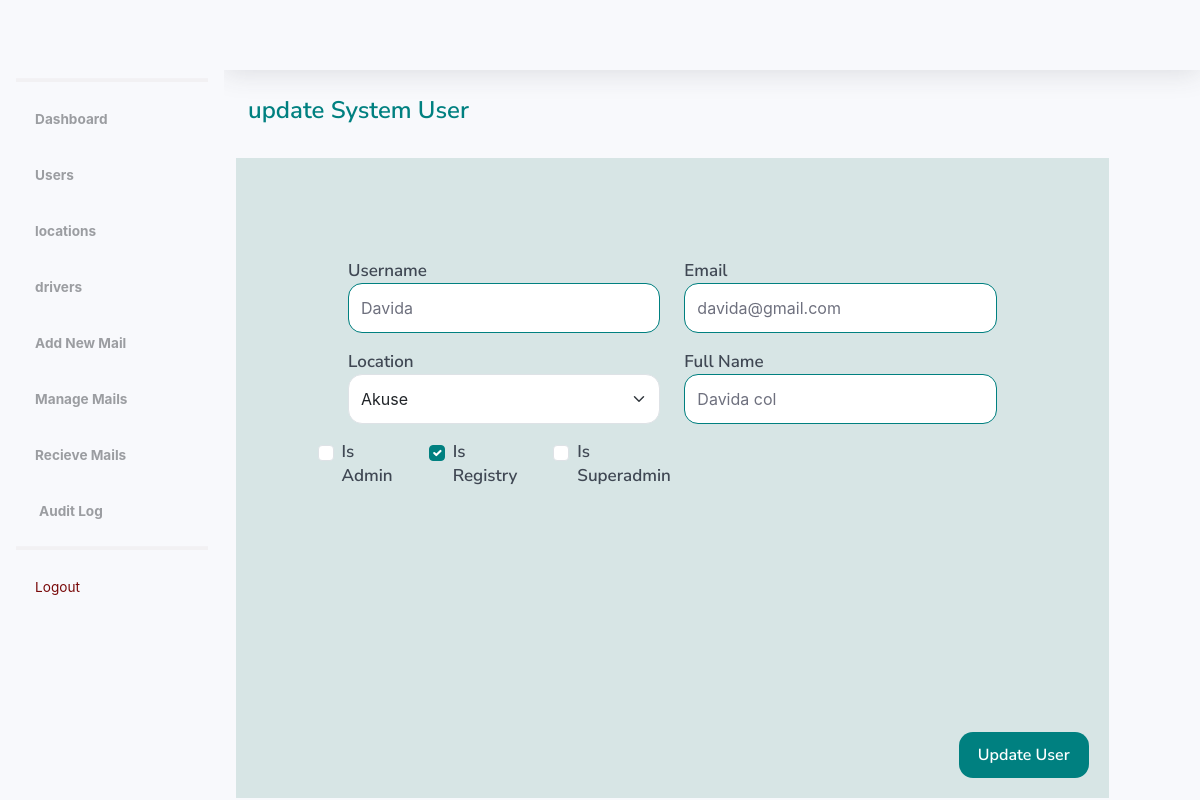
The page /dashboard/user/update/4 (signed in) on the database its author committed.
### authentication/models.py (models this page shows, shortened)
class User(AbstractUser):
    full_name = models.CharField(max_length=200, null=True, blank=False)
    email = models.EmailField(unique=True, null=True, blank=False)
    is_admin = models.BooleanField(default=False)
    is_registry = models.BooleanField(default=False)
    is_superadmin = models.BooleanField(default=False)
    location = models.ForeignKey(Location, on_delete=models.SET_NULL, null=True, blank=False)
    created_at = models.DateTimeField(auto_now_add=True)
    updated_at = models.DateTimeField(auto_now=True)
    class Meta:
        ordering = ['username']

class Location(models.Model):
    name = models.CharField(max_length=100, unique=True)
    created_at = models.DateTimeField(auto_now_add=True)
    updated_at = models.DateTimeField(auto_now=True)

### management/views.py (the view, shortened to what this page needs)
# urls.py: path('user/update/<str:pk>', UserUpdateView.as_view(), name='user_update' ),
@method_decorator([login_required, admin_required], name='dispatch')
class UserUpdateView(UpdateView):
    model = User
    template_name = 'authentication/update_user.html'
    context_object_name = 'user'
    fields = ['username', 'is_admin', 'is_registry', 'is_superadmin', 'email', 'full_name', 'location']
    success_url = reverse_lazy('users')
    def get_context_data(self, **kwargs):
        context = super().get_context_data(**kwargs)
        context['locations'] = Location.objects.all()
        return context

### management/templatetags/custom_tags.py (called while the page is built)
@register.simple_tag(takes_context=True)
def get_locations(context):
    request = context['request']
    user_location = request.user.location
    if request.user.is_authenticated and request.user.is_admin:
        locations = Location.objects.all()
    else:
        locations = Location.objects.exclude(id=user_location.id)
    return locations

### templates/authentication/update_user.html (shortened to what this page needs)
{% load static %}
<!DOCTYPE html>
<html lang="en">
<head>
    {% include 'components/css.html' %}
</head>
<body id="page-top">
    <div id="wrapper">
        {% include 'components/sidebar.html' %}
        <div id="content-wrapper" class="d-flex flex-column">
            <div id="content">
                {% include 'components/navbar.html' %}
                <div class="container-fluid">
                    <div class="row">
                        <div class="col-12">
                            <div class="d-flex justify-content-between align-items-center mb-4">
                                <h2>update System User</h2>
                            </div>
                        </div>
                    </div>
                    <div class="row">
                        <div class="col-11" style="height: 80vh; background-color: rgb(215,229,229);">
                            <form action="" method="post">
                                <div class="form-container">
                                    <div class="row mb-3">
                                        <div class="col-12 col-mb-6 col-lg-6">
                                            <label for="username" class="custom-label">Username</label>
                                            <input type="text" class="form-control" id="id_username" name="username"
                                                value="{{ form.username.value|default_if_none:'' }}"
                                                style="height: 50px; border-radius: 14px;" placeholder="Ackon" required>
                                        </div>
                                        <div class="col-12 col-mb-6  col-lg-6">
                                            <label for="email" class="custom-label">Email</label>
                                            <input type="email" class="form-control" id="id_email" name="email"
                                                value="{{ form.email.value|default_if_none:'' }}"
                                                placeholder="admin@gmail.com" style="height: 50px; border-radius: 14px;"
                                                required>
                                        </div>
                                    </div>
                                    <div class="row mb-3">
                                        <div class="col-12 col-mb-6 col-lg-6">
                                            <label for="location" class="custom-label">Location</label>
                                            <select class="form-select" id="location" name="location" style="height: 50px; border-radius: 14px;">
                                                {% for location in locations %}
                                                    <option value="{{ location.id }}" {% if user.location.id == location.id %}selected{% endif %}>
                                                        {{ location.name }}
                                                    </option>
                                                {% endfor %}
                                            </select>
                                        </div>
                                        <div class="col-12 col-mb-6 col-lg-6">
                                            <label for="fullname" class="custom-label">Full Name</label>
                                            <input type="text" class="form-control" id="id_full_name" name="full_name"
                                                   value="{{ form.full_name.value|default_if_none:'' }}" style="height: 50px; border-radius: 14px;" required>
                                        </div>
                                    </div>
                                    <div class="row mb-3">
                                        <div class="col-12 col-mb-6  col-lg-6 d-flex justify-content-center align-items-center gap-4">
                                            <div class="form-check me-3">
                                                <input type="checkbox" class="form-check-input" id="is_admin" name="is_admin"
                                                    {% if form.is_admin.value %}checked{% endif %}>
                                                <label for="is_admin" class="custom-label">Is Admin</label>
                                            </div>
                                            <div class="form-check me-3">
                                                <input type="checkbox" class="form-check-input" id="is_registry" name="is_registry"
                                                    {% if form.is_registry.value %}checked{% endif %}>
                                                <label for="is_registry" class="custom-label">Is Registry</label>
                                            </div>
                                            <div class="form-check me-3">
                                                <input type="checkbox" class="form-check-input" id="id_is_superadmin" name="is_superadmin"
                                                    {% if form.is_superadmin.value %}checked{% endif %}>
                                                <label for="is_superadmin" class="custom-label">Is Superadmin</label>
                                            </div>
                                        </div>
                                    </div>
                                    <div style="right: 20px; bottom: 20px; position: absolute;">
                                        <input type="submit" value="Update User" class="btn">
                                    </div>
                                </div>
                            </form>
                        </div>
                    </div>
                </div>
            </div>
        </div>
    </div>
</body>
</html>

### templates/authentication/update_user.html (style rules this page uses)
h2 { font-family: 'Nunito Sans'; line-height: 32.4px; font-weight: 600; font-style: normal; font-size: 24px; color: #008080 !important; }
.custom-label { color: #3F4753; font-family: "Nunito Sans"; font-size: 17px; font-style: normal; font-weight: 600; line-height: 24px; }
.form-container { padding: 100px; }
.btn { background-color: #008080; padding: 10px 18px; justify-content: center; align-items: center; border-radius: 14px; color: white; font-family: 'Nunito Sans'; font-weight: 600; }

### rows shown on the page
User: username "Davida", email "davida@gmail.com", location "Akuse", full_name "Davida col"
